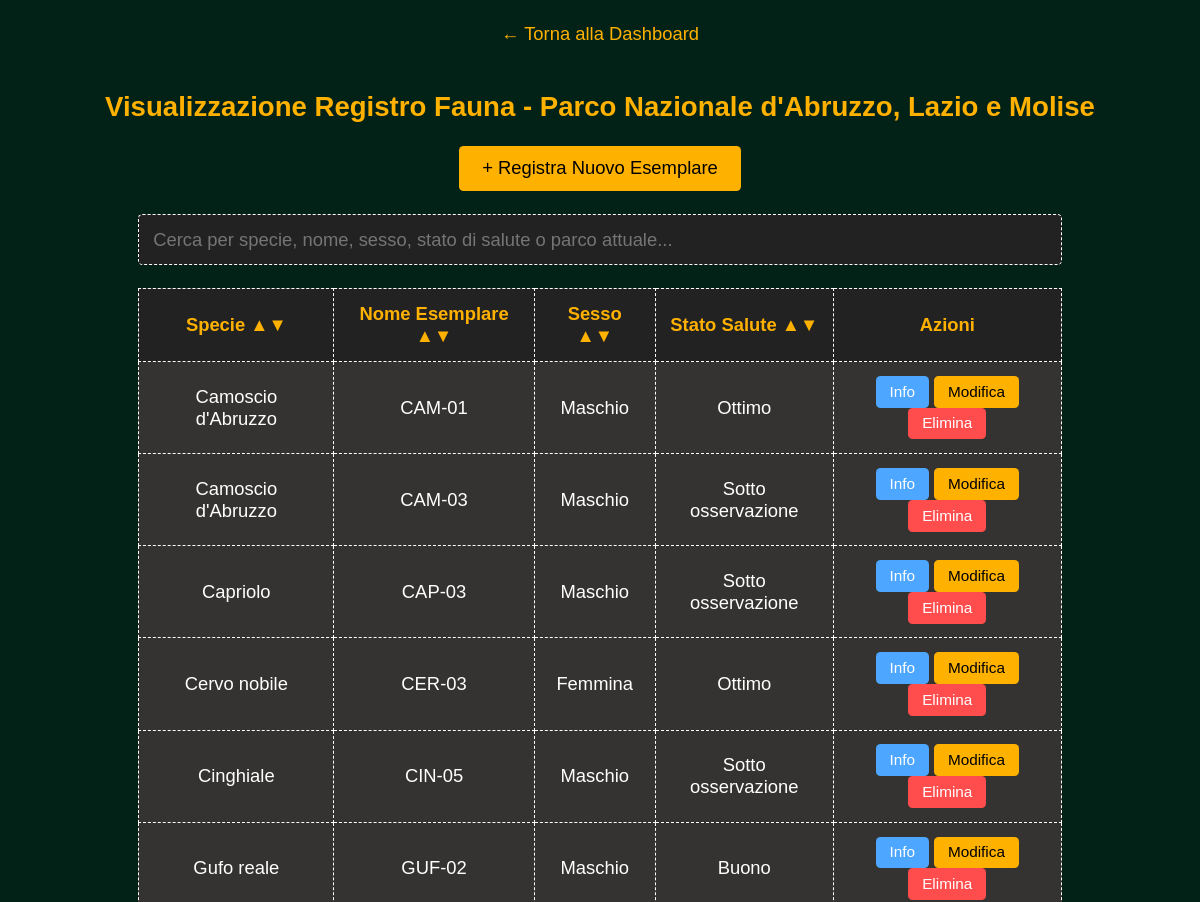
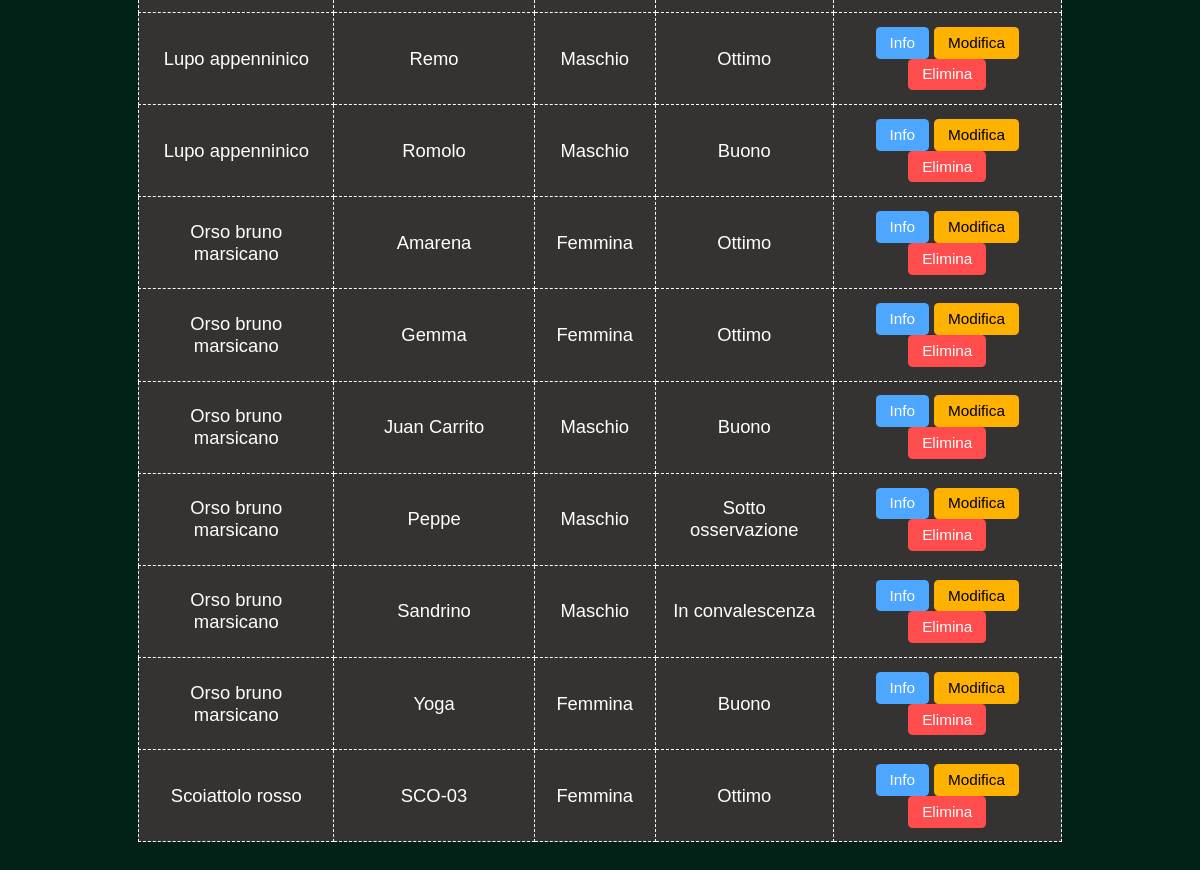
The page /PHP-HTML/tabella_fauna.php (signed in) on the database its author committed (2 pictures, top to bottom).
### tables this page shows
CREATE TABLE `GUARDIAPARCO` (
  `Matricola` varchar(20) NOT NULL,
  `Nome` varchar(50) NOT NULL,
  `Cognome` varchar(50) NOT NULL,
  `Telefono` varchar(20) DEFAULT NULL,
  `Parco_Assegnato` varchar(100) NOT NULL
);

CREATE TABLE `ESEMPLARE` (
  `Nome_Specie_Fauna` varchar(100) NOT NULL,
  `Nome_Esemplare` varchar(100) NOT NULL,
  `Sesso` enum('M','F') NOT NULL,
  `Data_Nascita` date DEFAULT NULL,
  `Stato_Salute` varchar(50) NOT NULL,
  `Totale_Visite_Subite` int(11) DEFAULT 0
);

### PHP-HTML/tabella_fauna.php (the view, shortened to what this page needs)
<?php
$ruolo = $_SESSION['ruolo'];
$matricola = $_SESSION['matricola'];
$servername = "localhost";
$username_db = "root";
$password_db = "";
$dbname = "parchi_naturali";
$conn = mysqli_connect($servername, $username_db, $password_db, $dbname);
$parco_filtro = "";
if ($ruolo === 'guardiaparco') {
    $query_parco = "SELECT Parco_Assegnato FROM GUARDIAPARCO WHERE Matricola = '$matricola'";
    $res_parco = mysqli_query($conn, $query_parco);
    if ($row_parco = mysqli_fetch_assoc($res_parco)) {
        $parco_filtro = $row_parco['Parco_Assegnato'];
    }
}
?>
<!DOCTYPE html>
<html lang="it">
<head>
</head>
<body>
    <a href="dashboard.php" class="back-link">&larr; Torna alla Dashboard</a>
    <h2>
        Visualizzazione Registro Fauna
        <?php echo $ruolo === 'guardiaparco' ? "- " . htmlspecialchars($parco_filtro) : "(Visione Nazionale)"; ?>
    </h2>
    <div style="margin-bottom: 20px;">
        <button class="btn-update" style="padding: 10px 20px; font-size: 16px;"
            onclick="window.location.href='inserisci_fauna.php'">
            + Registra Nuovo Esemplare
        </button>
    </div>
    <div class="search-container">
        <input type="text" id="searchBar" onkeyup="filterTable()"
            placeholder="Cerca per specie, nome, sesso, stato di salute o parco attuale...">
    </div>
    <table>
        <thead>
            <tr>
                <th onclick="sortTable(0)" style="cursor: pointer;" title="Ordina per Specie">Specie &#9650;&#9660;</th>
                <th onclick="sortTable(1)" style="cursor: pointer;" title="Ordina per Nome Esemplare">Nome Esemplare
                    &#9650;&#9660;</th>
                <th onclick="sortTable(2)" style="cursor: pointer;" title="Ordina per Sesso">Sesso &#9650;&#9660;</th>
                <th onclick="sortTable(3)" style="cursor: pointer;" title="Ordina per Stato Salute">Stato Salute
                    &#9650;&#9660;</th>
                <th>Azioni</th>
            </tr>
        </thead>
        <tbody>
            <?php
            if ($ruolo === 'guardiaparco') {
                $query = "SELECT E.Nome_Specie_Fauna, E.Nome_Esemplare, E.Sesso, E.Stato_Salute
                          FROM ESEMPLARE E
                          JOIN PERMANENZA P ON E.Nome_Specie_Fauna = P.Nome_Specie_Fauna AND E.Nome_Esemplare = P.Nome_Esemplare
                          WHERE P.Nome_Parco = '" . mysqli_real_escape_string($conn, $parco_filtro) . "'
                          AND P.Data_Fine IS NULL";
            } else {
                $query = "SELECT E.Nome_Specie_Fauna, E.Nome_Esemplare, E.Sesso, E.Stato_Salute, P.Nome_Parco
                          FROM ESEMPLARE E
                          LEFT JOIN PERMANENZA P ON E.Nome_Specie_Fauna = P.Nome_Specie_Fauna AND E.Nome_Esemplare = P.Nome_Esemplare AND P.Data_Fine IS NULL";
            }
            $result = mysqli_query($conn, $query);
            if (mysqli_num_rows($result) > 0) {
                while ($row = mysqli_fetch_assoc($result)) {
                    $specie_js = addslashes($row['Nome_Specie_Fauna']);
                    $nome_js = addslashes($row['Nome_Esemplare']);
                    echo "<tr>";
                    echo "<td>" . htmlspecialchars($row['Nome_Specie_Fauna']) . "</td>";
                    echo "<td>" . htmlspecialchars($row['Nome_Esemplare']) . "</td>";
                    echo "<td>" . ($row['Sesso'] === 'M' ? 'Maschio' : 'Femmina') . "</td>";
                    echo "<td>" . htmlspecialchars($row['Stato_Salute']) . "</td>";
                    echo "<td>";
                    echo "<button class='btn-info' onclick=\"infoFauna('$specie_js', '$nome_js')\">Info</button> ";
                    echo "<button class='btn-update' onclick=\"modificaFauna('$specie_js', '$nome_js')\">Modifica</button> ";
                    echo "<button class='btn-delete' onclick=\"eliminaFauna('$specie_js', '$nome_js')\">Elimina</button>";
                    echo "</td>";
                    echo "</tr>";
                }
            } else {
                $cols = $ruolo === 'admin' ? 6 : 5;
                echo "<tr><td colspan='$cols'>Nessun esemplare trovato.</td></tr>";
            }
            ?>
        </tbody>
    </table>
</body>
</html>

### PHP-HTML/tabella_fauna.php (style rules this page uses)
body { zoom: 1.15; background-color: #032217; color: #ffffff; text-align: center; font-family: 'font', Arial, sans-serif; margin: 0; padding: 20px; }
h2 { color: #FFB100; }
.back-link { color: #FFB100; text-decoration: none; display: inline-block; margin-bottom: 20px; }
.search-container { width: 80%; margin: 10px auto 20px auto; text-align: left; }
#searchBar { width: 100%; padding: 12px; font-size: 16px; background-color: #222; color: white; border: 1px dashed white; border-radius: 4px; box-sizing: border-box; font-family: 'font', Arial, sans-serif; }
table { width: 80%; margin: 20px auto; border-collapse: collapse; background-color: #343331; }
th, td { border: 1px dashed white; padding: 12px; text-align: center; }
th { color: #FFB100; background-color: #222; }
button { padding: 6px 12px; border: none; border-radius: 4px; cursor: pointer; }
.btn-update { background-color: #FFB100; color: black; }
.btn-delete { background-color: #ff4d4d; color: white; }
.btn-info { background-color: #4da6ff; color: white; }

### rows shown on the page
guardiaparco: Parco_Assegnato "Parco Nazionale d'Abruzzo, Lazio e Molise"
esemplare: Nome_Specie_Fauna "Camoscio d'Abruzzo", Nome_Esemplare "CAM-01", Sesso "Maschio", Stato_Salute "Ottimo"
esemplare: Nome_Specie_Fauna "Camoscio d'Abruzzo", Nome_Esemplare "CAM-03", Sesso "Maschio", Stato_Salute "Sotto osservazione"
esemplare: Nome_Specie_Fauna "Capriolo", Nome_Esemplare "CAP-03", Sesso "Maschio", Stato_Salute "Sotto osservazione"
esemplare: Nome_Specie_Fauna "Cervo nobile", Nome_Esemplare "CER-03", Sesso "Femmina", Stato_Salute "Ottimo"
esemplare: Nome_Specie_Fauna "Cinghiale", Nome_Esemplare "CIN-05", Sesso "Maschio", Stato_Salute "Sotto osservazione"
esemplare: Nome_Specie_Fauna "Gufo reale", Nome_Esemplare "GUF-02", Sesso "Maschio", Stato_Salute "Buono"
esemplare: Nome_Specie_Fauna "Lupo appenninico", Nome_Esemplare "Remo", Sesso "Maschio", Stato_Salute "Ottimo"
esemplare: Nome_Specie_Fauna "Lupo appenninico", Nome_Esemplare "Romolo", Sesso "Maschio", Stato_Salute "Buono"
esemplare: Nome_Specie_Fauna "Orso bruno marsicano", Nome_Esemplare "Amarena", Sesso "Femmina", Stato_Salute "Ottimo"
esemplare: Nome_Specie_Fauna "Orso bruno marsicano", Nome_Esemplare "Gemma", Sesso "Femmina", Stato_Salute "Ottimo"
esemplare: Nome_Specie_Fauna "Orso bruno marsicano", Nome_Esemplare "Juan Carrito", Sesso "Maschio", Stato_Salute "Buono"
esemplare: Nome_Specie_Fauna "Orso bruno marsicano", Nome_Esemplare "Peppe", Sesso "Maschio", Stato_Salute "Sotto osservazione"
esemplare: Nome_Specie_Fauna "Orso bruno marsicano", Nome_Esemplare "Sandrino", Sesso "Maschio", Stato_Salute "In convalescenza"
esemplare: Nome_Specie_Fauna "Orso bruno marsicano", Nome_Esemplare "Yoga", Sesso "Femmina", Stato_Salute "Buono"
esemplare: Nome_Specie_Fauna "Scoiattolo rosso", Nome_Esemplare "SCO-03", Sesso "Femmina", Stato_Salute "Ottimo"
